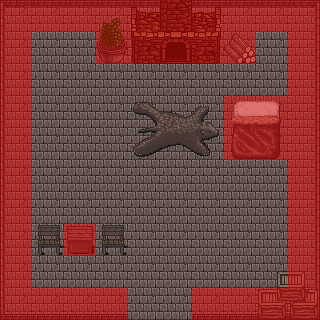

Tiled map render using the project's own tile images. Description and the map definition, with tile-layer contents summarised, below:
An orthogonal 10x10 tile map with 32x32 px tiles, 3 tile layers (Tile Layer 1, Tile Layer 2, collision), 3 tilesets and 1 object.

<map version="1.0" orientation="orthogonal" renderorder="right-down" width="10" height="10" tilewidth="32" tileheight="32" nextobjectid="1">
 <tileset firstgid="1" name="hyptosis_tile-art-batch-4" tilewidth="32" tileheight="32" tilecount="900">
  <image source="hyptosis/hyptosis_tile-art-batch-4.png" width="960" height="960" />
 </tileset>
 <tileset firstgid="901" name="hyptosis_til-art-batch-2" tilewidth="32" tileheight="32" tilecount="900">
  <image source="hyptosis/hyptosis_til-art-batch-2.png" width="960" height="960" />
 </tileset>
 <tileset firstgid="1801" name="red" tilewidth="32" tileheight="32" tilecount="1">
  <image source="red.png" width="32" height="32" />
  <tile id="0">
   <objectgroup draworder="index">
    <object id="0" x="-0.330579" y="-0.330579" width="32.3967" height="32.2314" />
   </objectgroup>
  </tile>
 </tileset>
 <layer name="Tile Layer 1" width="10" height="10">
  <data>[100 cells, 100 non-empty, 9 distinct tile ids]</data>
 </layer>
 <layer name="Tile Layer 2" width="10" height="10">
  <data>[100 cells, 26 non-empty, 25 distinct tile ids]</data>
 </layer>
 <layer name="collision" width="10" height="10" opacity="0.44">
  <data>[100 cells, 44 non-empty, 1 distinct tile ids]</data>
 </layer>
</map>
